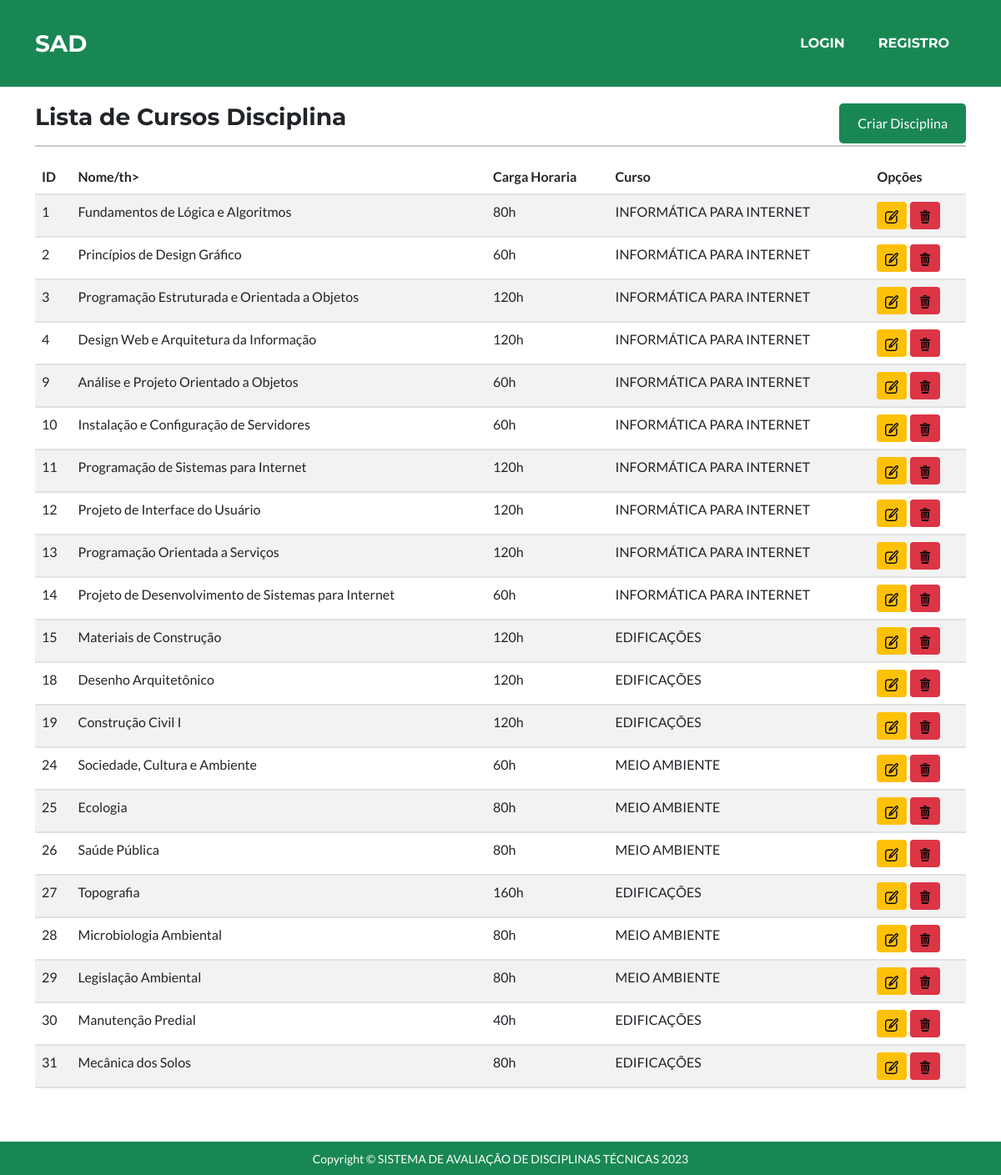
/listar/disciplinas/, run on the app's committed database.
### avaliacao/models.py (models this page shows, shortened)
class Disciplina(models.Model):
    sigla = models.CharField(max_length=4, null=False)
    nome = models.CharField(max_length=100, unique=True)
    descricao = models.TextField(null=False)
    ch = models.PositiveIntegerField(null=False)
    curso = models.ForeignKey(Curso, on_delete=models.CASCADE, null=False)
    avaliacao_media = models.DecimalField(max_digits=3, decimal_places=2, default=0.00)
    imagem = models.ImageField(upload_to='static/img', null=True)

class Curso(models.Model):
    nome = models.CharField(max_length=100, unique=True)
    def __str__(self):
        return "{}".format(self.nome)

### avaliacao/views.py (the view)
# urls.py: path('listar/disciplinas/', DisciplinaList.as_view(), name='listar_disciplinas'),
class DisciplinaList(GroupRequiredMixin, ListView):
    group_required = u"Admin"
    model = Disciplina
    template_name = 'registrar/listas/disciplina.html'
    context_object_name = 'disciplinas'

### avaliacao/templates/registrar/listas/disciplina.html
{% extends 'modelo.html' %}
{% load static %}
{% block estilos %}
<link href="{% static 'css/botao_adicionar_curso.css' %}" rel="stylesheet" />
{% endblock %}
{% block corpo %}
<a href="{% url 'adicionar_disciplina' %}" class="btn btn-5-custom">Criar Disciplina</a>
<h3>Lista de Cursos Disciplina</h3>
<hr>
<div class="table-responsive">
    <table class="table table-striped">
        <thead>
            <tr>
                <th>ID</th>
                <th>Nome/th>
                <th>Carga Horaria</th>
                <th>Curso</th>
                <th>Opções</th>
            </tr>
        </thead>
        <tbody>
            {% for disciplina in disciplinas %}
            <tr>
                <td>{{ disciplina.pk }}</td>
                <td>{{ disciplina.nome }}</td>
                <td>{{ disciplina.ch }}h</td>
                <td>{{ disciplina.curso }}</td>
                <td>
                    <a href="{% url 'editar_disciplina' disciplina.pk  %}" class="btn btn-warning btn-sm"><img
                            src="{% static 'img/botao-editar.png' %}" alt=""></a>
                    <a href="{% url 'excluir_disciplina' disciplina.pk  %}" class="btn btn-danger btn-sm"><img
                            src="{% static 'img/lixeira-de-reciclagem.png' %}" alt=""></a>
                </td>
            </tr>
            {% endfor %}
        </tbody>
    </table>
    <br>
</div>
{% endblock %}

### static/css/botao_adicionar_curso.css (style rules this page uses)
.btn.btn-5-custom { display: inline-block; padding: 10px 20px; font-size: 16px; text-align: center; text-decoration: none; cursor: pointer; border: 2px solid transparent; border-radius: 5px; transition: all 0.3s ease; color: #fff; background-color: #198754; float: right; }

### data on the page
Disciplina: pk "1", nome "Fundamentos de Lógica e Algoritmos", ch "80", curso "INFORMÁTICA PARA INTERNET"
Disciplina: pk "2", nome "Princípios de Design Gráfico", ch "60", curso "INFORMÁTICA PARA INTERNET"
Disciplina: pk "3", nome "Programação Estruturada e Orientada a Objetos", ch "120", curso "INFORMÁTICA PARA INTERNET"
Disciplina: pk "4", nome "Design Web e Arquitetura da Informação", ch "120", curso "INFORMÁTICA PARA INTERNET"
Disciplina: pk "9", nome "Análise e Projeto Orientado a Objetos", ch "60", curso "INFORMÁTICA PARA INTERNET"
Disciplina: pk "10", nome "Instalação e Configuração de Servidores", ch "60", curso "INFORMÁTICA PARA INTERNET"
Disciplina: pk "11", nome "Programação de Sistemas para Internet", ch "120", curso "INFORMÁTICA PARA INTERNET"
Disciplina: pk "12", nome "Projeto de Interface do Usuário", ch "120", curso "INFORMÁTICA PARA INTERNET"
Disciplina: pk "13", nome "Programação Orientada a Serviços", ch "120", curso "INFORMÁTICA PARA INTERNET"
Disciplina: pk "14", nome "Projeto de Desenvolvimento de Sistemas para Internet", ch "60", curso "INFORMÁTICA PARA INTERNET"
Disciplina: pk "15", nome "Materiais de Construção", ch "120", curso "EDIFICAÇÕES"
Disciplina: pk "18", nome "Desenho Arquitetônico", ch "120", curso "EDIFICAÇÕES"
Disciplina: pk "19", nome "Construção Civil I", ch "120", curso "EDIFICAÇÕES"
Disciplina: pk "24", nome "Sociedade, Cultura e Ambiente", ch "60", curso "MEIO AMBIENTE"
Disciplina: pk "25", nome "Ecologia", ch "80", curso "MEIO AMBIENTE"
Disciplina: pk "26", nome "Saúde Pública", ch "80", curso "MEIO AMBIENTE"
Disciplina: pk "27", nome "Topografia", ch "160", curso "EDIFICAÇÕES"
Disciplina: pk "28", nome "Microbiologia Ambiental", ch "80", curso "MEIO AMBIENTE"
Disciplina: pk "29", nome "Legislação Ambiental", ch "80", curso "MEIO AMBIENTE"
Disciplina: pk "30", nome "Manutenção Predial", ch "40", curso "EDIFICAÇÕES"
Disciplina: pk "31", nome "Mecânica dos Solos", ch "80", curso "EDIFICAÇÕES"
